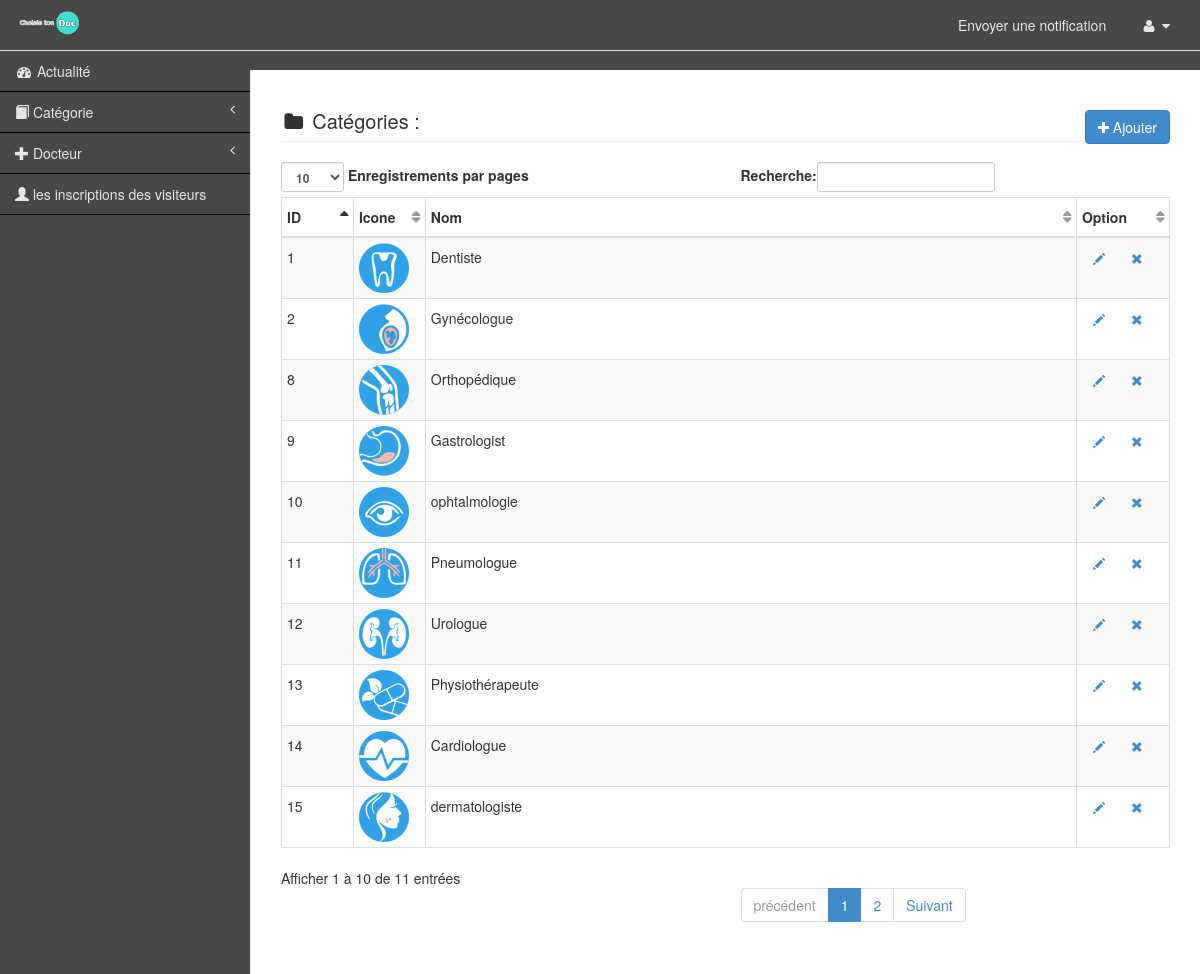
Screenshot of /index.php?component=category&action=list (signed in) with the database file from the repository.
### tables this page shows
CREATE TABLE IF NOT EXISTS `categories` (
  `id` int(11) NOT NULL AUTO_INCREMENT,
  `title` varchar(200) NOT NULL,
  `icon` varchar(200) NOT NULL,
  PRIMARY KEY (`id`)
);

### models/category/db.php (called while the page is built, shortened)
<?php
function getCategory()
{
    $q = new Query();
    $q->select()
->from(TBL_Category)
->run();
return  $q->get_selected();
}
?>

### class/clsquery.php (called while the page is built, shortened)
<?php
class Query {
    public function __construct() {
        $this->having = '';
    }
    public function get_selected() {
        if (isset($this->limit) && 1==$this->limit) {
            $result = array();
            while($this->result && $result[] = mysql_fetch_assoc($this->result)){}
            array_pop($result);
            $results = array();
            foreach ($result as $values) {
                $results = $values;
            }
        }
        else {
            $results = array();
            while($this->result && $results[] = mysql_fetch_assoc($this->result)){}
            array_pop($results);
        }
        return $results;
    }
    public function select($select = '*') {
        $this->select = $select;
        return $this;
    }
    public function from($from) {
        $this->from = $from;
        return $this;
    }
    public function get($use_limit = false) {
        if (self::_get_delete_query()) {
            return $this->delete_query;
        }
        elseif (self::_get_insert_query()) {
            return $this->insert_query;
        }
        elseif (self::_get_select_query($use_limit)) {
            return $this->select_query;
        }
        elseif (self::_get_replace_query()) {
            return $this->replace_query;
        }
        elseif (self::_get_update_query()) {
            return $this->update_query;
        }
        elseif (self::_get_insert_multiple()) {
            return $this->insert_multiple_query;
        }
        else {
            return false;
        }
    }
    private function _get_delete_query() {
        return false;
    }
    private function _get_from() {
        if (isset($this->from)) {
            return
                'FROM' . "\n" .
                    "\t" . $this->from . "\n" .
                    '';
        }
        else {
            return '';
        }
    }
    private function _get_insert_query() {
        return false;
    }
    private function _get_join() {
        return self::_get_inner_join();
    }
    private function _get_limit() {
        if (!isset($this->limit)) {
            return '';
        }
    }
    private function _get_order_by() {
        if (
            !isset($this->order_by) ||
            empty($this->order_by)
            ) {
            return '';
        }
    }
    private function _get_results() {
        $this->results = mysql_num_rows($this->result);
    }
    private function _get_select() {
        if (is_array($this->select)) {
            $selects = array();
            foreach ($this->select as $k => $v) {
                if (false!==strpos($k,'%s')) {
                    $selects[] = sprintf($k,mysql_real_escape_string($v));
                }
                else {
                    $selects[] = $v;
                }
            }
            return
                'SELECT' . "\n" .
                    "\t" . implode(',' . "\n\t", $selects) . "\n" .
                    '';
        }
        elseif (empty($this->select)) {
            return
                'SELECT' . "\n" .
                    "\t" . '*' . "\n" .
                    '';
        }
        else {
            return
                'SELECT' . "\n" .
                    "\t" . $this->select . "\n" .
                    '';
        }
    }
    private function _get_select_query($use_limit = null) {
        if (isset($this->select)) {
            $this->query_type = 'select';
            $this->select_query = "\n".
                self::_get_select().
                self::_get_from().
                self::_get_join().
                self::_get_where().
                self::_get_group_by().
                $this->having .
                self::_get_order_by().
                ($use_limit || (!isset($this->page) && !isset($this->offset)) ? self::_get_limit() : '').
                '';
            return true;
        }
        return false;
    }
    private function _get_where() {
        $wheres = array();
        if (empty($wheres)) {
            return '';
        }
        else {
            return
                'WHERE' . "\n" .
                    "\t" . implode('AND' . "\n\t", $wheres) . "\n" .
                    '';
        }
    }
    private function _get_where_equal_or() {
        if (
            !isset($this->where_equal_or) ||
            !is_array($this->where_equal_or) ||
            empty($this->where_equal_or)
            ) {
            return '';
        }
    }
    private function _get_where_equal_to() {
        if (
            !isset($this->where_equal_to) ||
            !is_array($this->where_equal_to) ||
            empty($this->where_equal_to)
            ) {
            return '';
        }
    }
    private function _get_where_greater_than() {
        if (
            !isset($this->where_greater_than) ||
            !is_array($this->where_greater_than) ||
            empty($this->where_greater_than)
            ) {
            return '';
        }
    }
    private function _get_where_greater_than_or_equal_to() {
        if (
            !isset($this->where_greater_than_or_equal_to) ||
            !is_array($this->where_greater_than_or_equal_to) ||
            empty($this->where_greater_than_or_equal_to)
            ) {
            return '';
        }
    }
    private function _get_where_in() {
        if (
            !isset($this->where_in) ||
            !is_array($this->where_in) ||
            empty($this->where_in)
            ) {
            return '';
        }
    }
    private function _get_where_less_than() {
        if (
            !isset($this->where_less_than) ||
            !is_array($this->where_less_than) ||
            empty($this->where_less_than)
            ) {
            return '';
        }
    }
    private function _get_where_less_than_or_equal_to() {
        if (
            !isset($this->where_less_than_or_equal_to) ||
            !is_array($this->where_less_than_or_equal_to) ||
            empty($this->where_less_than_or_equal_to)
            ) {
            return '';
        }
    }
    private function _get_where_like_after() {
        if (
            !isset($this->where_like_after) ||
            !is_array($this->where_like_after) ||
            empty($this->where_like_after)
            ) {
            return '';
        }
    }
    private function _get_where_like_before() {
        if (
            !isset($this->where_like_before) ||
            !is_array($this->where_like_before) ||
            empty($this->where_like_before)
            ) {
            return '';
        }
    }
    private function _get_where_like_both() {
        if (
            !isset($this->where_like_both) ||
            !is_array($this->where_like_both) ||
            empty($this->where_like_both)
            ) {
            return '';
        }
    }
    private function _get_where_like_binary() {
        if (
            !isset($this->where_like_binary) ||
            !is_array($this->where_like_binary) ||
            empty($this->where_like_binary)
            ) {
            return '';
        }
    }
    private function _get_where_like_or() {
        if (
            !isset($this->where_like_or) ||
            !is_array($this->where_like_or) ||
            empty($this->where_like_or)
            ) {
            return '';
        }
    }
    private function _get_where_not_equal_or() {
        if (
            !isset($this->where_not_equal_or) ||
            !is_array($this->where_not_equal_or) ||
            empty($this->where_not_equal_or)
            ) {
            return '';
        }
    }
    private function _get_where_not_equal_to() {
        if (
            !isset($this->where_not_equal_to) ||
            !is_array($this->where_not_equal_to) ||
            empty($this->where_not_equal_to)
            ) {
            return '';
        }
    }
    private function _get_where_not_in() {
        if (
            !isset($this->where_not_in) ||
            !is_array($this->where_not_in) ||
            empty($this->where_not_in)
            ) {
            return '';
        }
    }
    private function _get_where_not_like() {
        if (
            !isset($this->where_not_like) ||
            !is_array($this->where_not_like) ||
            empty($this->where_not_like)
            ) {
            return '';
        }
    }
    public function run() {
        if (self::get()) {
            $function = '_run_' . $this->query_type;
            switch ($this->query_type) {
                case 'select':
                    if (!(isset($this->page) || isset($this->offset))) {
                        return self::$function();
                    }
                    break;
            }
        }
        return false;
    }
    private function _run_select() {
        return self::_run_query($this->select_query);
    }
    private function _run_query($query) {
        $this->result = mysql_query($query);
        switch ($this->query_type) {
            case 'select':
                if ($this->result && $this->results > 0) {
                    return $this->result;
                }
                return false;
        }
    }
}
?>

### components/category/list.php (called while the page is built, shortened)
<?  common::user_access_only("admin");
    $data = getCategory();
?>

### views/category/list.php (the view, shortened to what this page needs)
<!DOCTYPE html>
<html>
<head>
<?php echo common::load_view("common","head"); ?>
</head>
<body>
    <div id="wrapper">
        <? echo common::elements("adminnav"); ?>
        <div id="page-wrapper">
<div class="row">
<div class="col-lg-12">
<h1 class="page-header"><i class="fa fa-folder fa-fw"></i> Catégories :  <div class="action pull-right">
    <a href="<?php echo common::get_component_link(array("category","add")); ?>" class="btn btn-primary"><i class="fa fa-plus"></i> Ajouter</a>
</div>
</h1>
</div>
</div>
<div class="row">
    <div class="col-md-12">
<div class="table-responsive">
                                <table class="table table-striped table-bordered table-hover" id="dataTables-example" >
                                    <thead>
                                        <tr>
                                            <th style="width: 80px;">ID</th>
                                            <th style="width: 80px;">Icone</th>
                                            <th>Nom</th>
                                            <th  style="width: 100px;">Option</th>
                                        </tr>
                                    </thead>
                                    <tbody>
                                    <? foreach($data as $d){ ?>
                                        <tr class="odd gradeX">
                                            <td><?=$d["id"]; ?></td>
                                            <td><img src="<?php echo CONTENT_IMAGE_URL."icon/".$d["icon"]; ?>" /></td>
                                            <td><?=$d["title"]; ?></td>
                                            <td class="center">
                                             <a href="<?=common::get_component_link(array('category','edit'),array("id"=>$d['id'])); ?>" class="btn btn-sm" title="Edit"><i class="glyphicon glyphicon-pencil"></i></a>
										 <a href="<?=common::get_component_link(array('category','delete'),array("id"=>$d['id'])); ?>" class="btn btn-sm"  title="Delete"><i class="glyphicon glyphicon-remove"></i></a>
                                            </td>
                                        </tr>
                                     <? } ?>
                                    </tbody>
                                </table>
                            </div>
    </div>
</div>
			</div>
                  </div>
</body>
</html>

### rows the page displays
categories: id "1", icon (picture), title "Dentiste"
categories: id "2", icon (picture), title "Gynécologue"
categories: id "8", icon (picture), title "Orthopédique"
categories: id "9", icon (picture), title "Gastrologist"
categories: id "10", icon (picture), title "ophtalmologie"
categories: id "11", icon (picture), title "Pneumologue"
categories: id "12", icon (picture), title "Urologue"
categories: id "13", icon (picture), title "Physiothérapeute"
categories: id "14", icon (picture), title "Cardiologue"
categories: id "15", icon (picture), title "dermatologiste"
